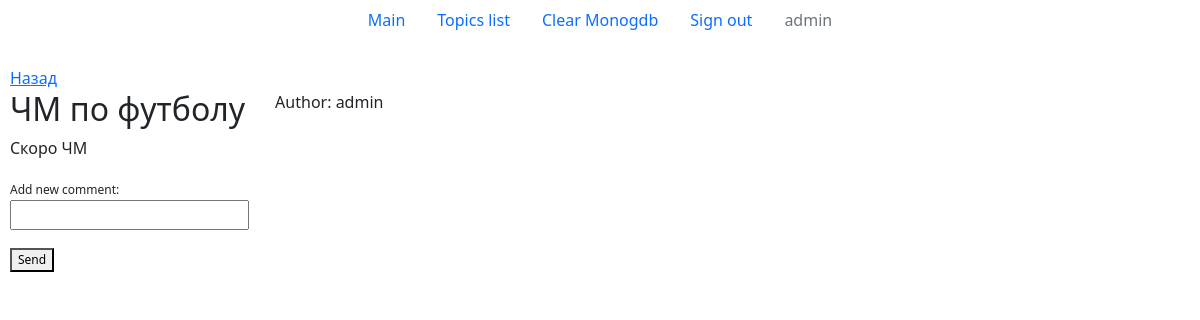
The app's page /entry/page/xxx1/xxx2 (signed in) with its own data.
### social_networks/models.py (models this page shows, shortened)
class Entry(models.Model):
    class Meta:
        verbose_name_plural = "Entries"
    topic = models.ForeignKey(Topic, on_delete=models.CASCADE)
    title = models.CharField(max_length=200)
    text = models.TextField()
    author = models.ForeignKey(User, on_delete=models.CASCADE, default=None)

### social_networks/views.py (the view)
# urls.py: path('entry/page/xxx<int:topic_id>/xxx<int:entry_id>', views.entry_page, name="entry_page"),
@login_required
def entry_page(request, topic_id, entry_id):
    entry = Entry.objects.get(id=entry_id)
    author = entry.author
    topic = entry.topic
    author = entry.author
    user = request.user.id
    is_author = False
    if author == user:
        is_author = True
    comment_form = CommentForm()
    comments_list = get_comments(entry_id)
    answer_comment_form = AnswerOnCommentForm()
    content = {
        'topic_id': topic.id,
        'entry': entry,
        'is_author': is_author,
        'comment_form': comment_form,
        'comments': comments_list,
        'answer_comment_form':answer_comment_form,
    }
    return render(request, 'social_networks/entry_page.html', content)

### social_networks/forms.py
class CommentForm(forms.Form):
  comment = forms.CharField(label="Add new comment")

class AnswerOnCommentForm(forms.Form):
  comment = forms.CharField(label="Answer")

### social_networks/views.py (called while the page is built)
def get_comments_collection():
    client = pymongo.MongoClient(MONGODB_LINK)
    db = client.App
    collection = db.comments
    return collection

def get_comments(entry_id):
    comments_collection = get_comments_collection()
    comments_from_db = comments_collection.find({"entry_id": entry_id,})
    comments_list = []
    for comment in comments_from_db:
        comment["id"] = comment["_id"]
        del comment["_id"]
        comments_list.append(comment)
    return comments_list

### social_networks/templates/social_networks/entry_page.html (shortened to what this page needs)
{% extends 'social_networks/base.html' %}
{% load static %}
            {% block content %}
                <a href="{% url 'social_networks:entries' topic_id %}">Назад</a>
                <div class="main-div">
                  <div>
                    <h2>{{ entry.title }}</h2>
                  </div>
                  <div class="author">
                    <p>Author: <span>{{ entry.author }}</span></p>
                  </div>
                </div>
                <p>{{ entry.text }}</p>
                <div>
                  <form name="comment_form" action="{% url 'social_networks:create_comment' topic_id entry.id %}" method="POST">
                    {% for field in comment_form %}
                      <p>
                        <span class="label-size">{{ field.label_tag}}</span><br>
                        {{ field }}
                      </p>
                    {% endfor%}
                    <button class="button-size" name="submit">Send</button>
                  </form>
                </div>
            {% endblock content %}

### social_networks/templates/social_networks/base.html (shortened to what this page needs)
{% load static %}
<!DOCTYPE html>
<html>
    <head>
        <link href="https://cdn.jsdelivr.net/npm/bootstrap@5.0.2/dist/css/bootstrap.min.css" rel="stylesheet">
        <link rel="stylesheet" href="{% static 'css/style.css' %}" type="text/css">
    </head>
    <body>
        <header>
            <nav>
                <ul class='nav justify-content-center'>
                    <li class="nav-item">
                        <a class="nav-link active" href="{% url 'social_networks:index' %}">Main</a>
                    </li>
                    <li class="nav-item">
                        <a class="nav-link" href="{% url 'social_networks:topics_list' %}">Topics list</a>
                    </li>
                    <li class="nav-item">
                        <a class="nav-link" href="{% url 'social_networks:clear_mongodb' %}" aria-disabled="true">Clear Monogdb</a>
                    </li>
                    {% if user.is_authenticated %}
                        <li class="nav-item">
                            <a class="nav-link" href="{% url 'users:sign_out' %}">Sign out</a>
                        </li>
                        <li class="nav-item">
                            <p class="nav-link disabled">{{ user.username }}</p>
                        </li>
                    {% endif %}
                </ul>
            </nav>
        </header>
        <main>
            <div class="all-contant-margin">
                {% block content %}{% endblock content %}
            </div>
        </main>
    </body>
</html>

### static/css/style.css (style rules this page uses)
.all-contant-margin { margin: 10px; }
.button-size { font-size: 12px; }
.label-size { font-size: 12px; }
.main-div { display: flex; }
.author { margin-left: 30px; }

### records on screen
Entry: title "ЧМ по футболу", author "admin", text "Скоро ЧМ"

### other values on screen
{{ user.username }} "admin"
{{ field.label_tag }} "Add new comment:"
